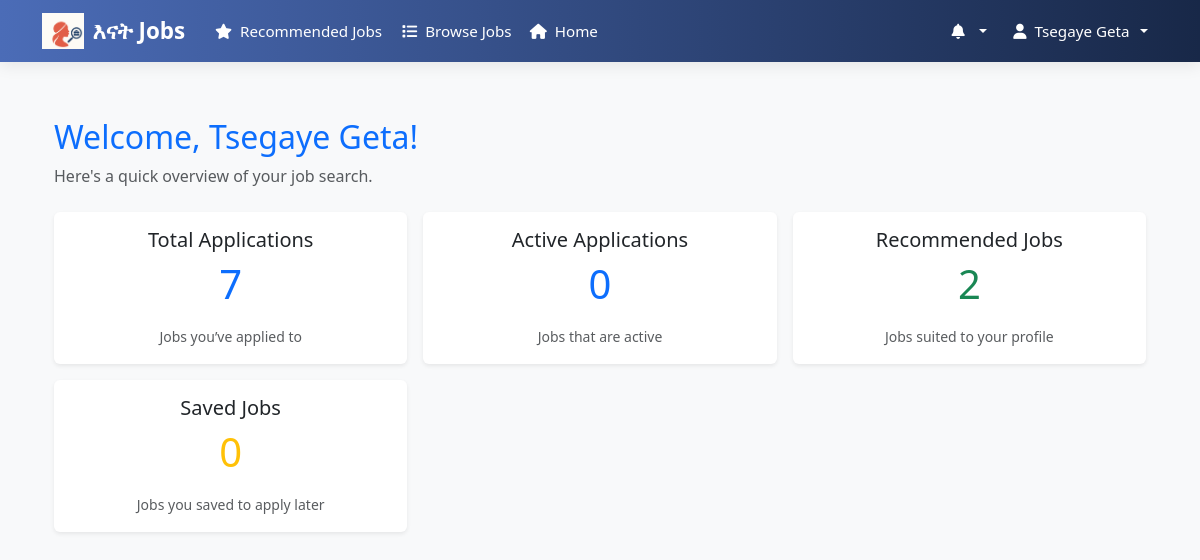
Page /job_seeker_dashboard/ (signed in) on the committed database.
### job/models.py (models this page shows, shortened)
class User(AbstractUser):
    is_employer = models.BooleanField(default=False)
    is_job_seeker = models.BooleanField(default=False)
    phone_number = models.CharField(max_length=15, blank=True, null=True)
    groups = models.ManyToManyField(
        'auth.Group',
        related_name='job_user_groups',  # Add this
        blank=True,
        help_text='The groups this user belongs to.',
        verbose_name='groups'
    )
    user_permissions = models.ManyToManyField(
        'auth.Permission',
        related_name='job_user_permissions',  # Add this
        blank=True,
        help_text='Specific permissions for this user.',
        verbose_name='user permissions'
    )

class SeekerProfile(models.Model):
    user = models.OneToOneField(User, on_delete=models.CASCADE)
    first_name = models.CharField(max_length=100)
    last_name = models.CharField(max_length=100)
    email = models.EmailField()
    phone_number = models.CharField(max_length=15, blank=True, null=True)
    location = models.CharField(max_length=255, blank=True)
    location = models.CharField(max_length=255, blank=True)  # 👈 free text (but controlled by form)
    resume = models.FileField(upload_to='resumes/', blank=True, null=True)
    skills = models.ManyToManyField(Skill, blank=True)

### job/views.py (the view)
# urls.py: path('job_seeker_dashboard/',views.job_seeker_dashboard, name='job_seeker_dashboard'),
@role_required('job_seeker')
def job_seeker_dashboard(request):
    seeker = request.user.seekerprofile
    user_skills = seeker.skills.all()
    recommended_jobs = Job.objects.filter(required_skills__in=user_skills).distinct()[:5]
    saved_jobs = Job.objects.filter(savedjob__user=request.user).distinct()[:5]
    applications = JobApplication.objects.filter(applicant=request.user).select_related('job')
    active_applications = JobApplication.objects.filter(
    applicant=request.user,
            status__in=['applied', 'reviewed']  # only ongoing applications
        ).select_related('job')
    context = {
        'applications': applications,
        'recommended_jobs': recommended_jobs,
        'saved_jobs': saved_jobs,
        'active_applications':active_applications
    }
    return render(request, 'job/job_seeker_dashboard.html', context)

### job/context_processors.py (called while the page is built)
def notifications(request):
    if request.user.is_authenticated:
        all_notifications = request.user.notifications_received.order_by('-created_at')
        return {
            'notifications': all_notifications
        }
    return {}

def notification_count(request):
    if request.user.is_authenticated:
        count = Notification.objects.filter(recipient=request.user, is_read=False).count()
        return {'notifications_unread_count': count}
    return {'notifications_unread_count': 0}

### job/templates/job/job_seeker_dashboard.html
{% extends 'seeker_base.html' %}
{% block content %}
<div class="container py-4">
    <div class="mb-4">
        <h2 class="text-primary">Welcome, {{ request.user.seekerprofile.first_name | title }} {{ request.user.seekerprofile.last_name | title }}!</h2>
        <p class="text-muted">Here's a quick overview of your job search.</p>
    </div>
    <div class="row g-3">
        <div class="col-md-4">
            <div class="card shadow-sm border-0">
                <div class="card-body text-center">
                    <h5 class="card-title">Total Applications</h5>
                    <p class="display-6 text-primary">{{ applications.count }}</p>
                    <small class="text-muted">Jobs you’ve applied to</small>
                </div>
            </div>
        </div>
        <div class="col-md-4">
            <div class="card shadow-sm border-0">
                <div class="card-body text-center">
                    <h5 class="card-title">Active Applications</h5>
                    <p class="display-6 text-primary">{{ active_applications.count }}</p>
                    <small class="text-muted">Jobs that are active </small>
                </div>
            </div>
        </div>
        <div class="col-md-4">
            <div class="card shadow-sm border-0">
                <div class="card-body text-center">
                    <h5 class="card-title">Recommended Jobs</h5>
                    <p class="display-6 text-success">{{ recommended_jobs.count }}</p>
                    <small class="text-muted">Jobs suited to your profile</small>
                </div>
            </div>
        </div>
        <div class="col-md-4">
            <div class="card shadow-sm border-0">
                <div class="card-body text-center">
                    <h5 class="card-title">Saved Jobs</h5>
                    <p class="display-6 text-warning">{{ saved_jobs.count }}</p>
                    <small class="text-muted">Jobs you saved to apply later</small>
                </div>
            </div>
        </div>
    </div>
</div>
{% endblock %}

### job/templates/seeker_base.html (shortened to what this page needs)
    {% load static %}
    <!DOCTYPE html>
    <html lang="en">
    <head>
        <link rel="stylesheet" href="https://cdn.jsdelivr.net/npm/bootstrap@5.3.2/dist/css/bootstrap.min.css">
        <link rel="stylesheet" href="https://cdnjs.cloudflare.com/ajax/libs/font-awesome/6.4.0/css/all.min.css">
    </head>
    <body>
        <nav class="navbar navbar-expand-lg navbar-dark fixed-top">
            <div class="container">
                <a class="navbar-brand" href="{% url 'main' %}">
                    <img src="{% static 'jobs/images/enat.png' %}" alt="Enat Jobs" style="height:36px; width:auto; margin-right:8px;">
                    እናት Jobs
                </a>
                <div class="collapse navbar-collapse" id="navbarNav">
                    <ul class="navbar-nav me-auto mb-2 mb-lg-0">
                        {% if user.is_authenticated and user.is_job_seeker %}
                        <li class="nav-item">
                                <a class="nav-link" href="{% url 'recommended_jobs' %}">
                                    <i class="fas fa-star me-1"></i> Recommended Jobs
                                </a>
                        </li>
                         <li class="nav-item">
                                <a class="nav-link" href="{% url 'browse_jobs' %}">
                                    <i class="fas fa-list me-1"></i>  Browse Jobs
                                </a>
                        </li>
                         <a class="nav-link" href="{% url 'job_seeker_dashboard' %}"><i class="fas fa-home me-1"></i> Home</a>
                        {% endif %}
                    </ul>
                    <ul class="navbar-nav ms-auto align-items-lg-center">
                        {% if user.is_authenticated %}
                            <li class="nav-item dropdown me-lg-2">
                                <a class="nav-link dropdown-toggle position-relative" href="#" id="notifDropdown" role="button"
                                data-bs-toggle="dropdown" aria-expanded="false">
                                <i class="fas fa-bell me-1"></i>
                                </a>
                            </li>
                            <li class="nav-item dropdown">
                              <a class="nav-link dropdown-toggle d-flex align-items-center" href="#" id="profileDropdown" role="button" data-bs-toggle="dropdown" aria-expanded="false">
    {% if user.seekerprofile %}
        <span class="me-1"><i class="fas fa-user me-1"></i> {{ user.seekerprofile.first_name|title }} {{ user.seekerprofile.last_name|title }}</span>
    {% elif user.employerprofile %}
        <span class="me-1"><i class="fas fa-building me-1"></i> {{ user.employerprofile.comapany_name|title }}</span>
    {% else %}
        <span class="me-1"><i class="fas fa-user me-1"></i> {{ user.username|title }}</span>
    {% endif %}
</a>
                            </li>
                        {% else %}
                            <li class="nav-item"><a class="nav-link" href="{% url 'login' %}"><i class="fas fa-sign-in-alt me-1"></i> Login</a></li>
                            <li class="nav-item"><a class="btn btn-outline-light ms-lg-2 mt-2 mt-lg-0" href="{% url 'register' %}"><i class="fas fa-user-plus me-1"></i> Register</a></li>
                        {% endif %}
                    </ul>
                </div>
            </div>
        </nav>
        <main class="container my-4">
            {% block content %}{% endblock %}
        </main>
    </body>
    </html>

### job/templates/seeker_base.html (style rules this page uses)
body { padding-top: 70px; background-color: #f8f9fa; -webkit-font-smoothing: antialiased; }
.navbar { background: linear-gradient(90deg, #4b6cb7, #182848); box-shadow: 0 4px 15px rgba(0,0,0,0.08); padding: 0.5rem 0; }
.navbar-brand { font-weight: 700; font-size: 1.4rem; color: #fff !important; display: flex; align-items: center; margin-right: 1rem; }
.navbar-nav .nav-link { white-space: nowrap; overflow: hidden; text-overflow: ellipsis; padding: 0.5rem 0.8rem; border-radius: 4px; transition: all 0.2s ease; }
.navbar .nav-link, .navbar .navbar-brand { color: #fff !important; }
.nav-item { margin: 0 2px; }
.nav-item.dropdown .dropdown-toggle::after { margin-left: 0.4rem; }
@media (max-width: 1200px) { .navbar-nav .nav-link { padding: 0.4rem 0.6rem; font-size: 0.95rem; } }
img { max-width: 100%; height: auto; display: block; }

### rows in the picture
User: seekerprofile.first_name "Tsegaye", seekerprofile.last_name "Geta", user.seekerprofile.first_name "Tsegaye", user.seekerprofile.last_name "Geta"

### other values in the picture
{{ applications.count }} "7"
{{ active_applications.count }} "0"
{{ recommended_jobs.count }} "2"
{{ saved_jobs.count }} "0"
